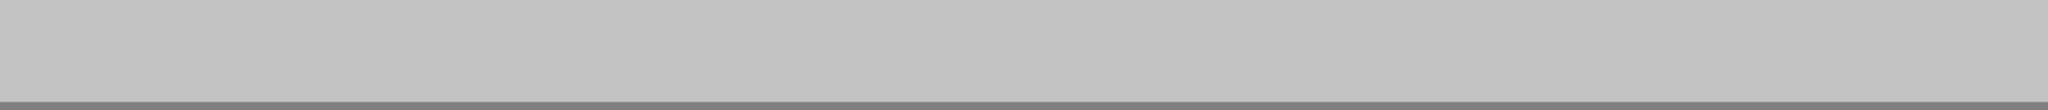

Below is a game level as drawn by its tile map, then a one-line description and the .tmx that defines it (tile-layer data replaced by summaries):
An orthogonal 240x13 tile map with 16x16 px tiles, 2 tile layers (background, graphics) and 1 object.

<map version="1.0" tiledversion="2018.04.18" orientation="orthogonal" renderorder="left-down" width="240" height="13" tilewidth="16" tileheight="16" infinite="0" nextobjectid="2">
 <tileset firstgid="1" name="Tileset" tilewidth="16" tileheight="16" spacing="2" margin="1" tilecount="924" columns="33">
  <image source="TESTures.png" width="594" height="504" />
 </tileset>
 <layer name="background" width="240" height="13">
  <data>[3120 cells, 3120 non-empty, 2 distinct tile ids]</data>
 </layer>
 <layer name="graphics" width="240" height="13">
  <data>[3120 cells, 0 non-empty, 0 distinct tile ids]</data>
 </layer>
 <objectgroup name="ground">
  <object id="1" x="0" y="192" width="3840" height="16" />
 </objectgroup>
</map>
